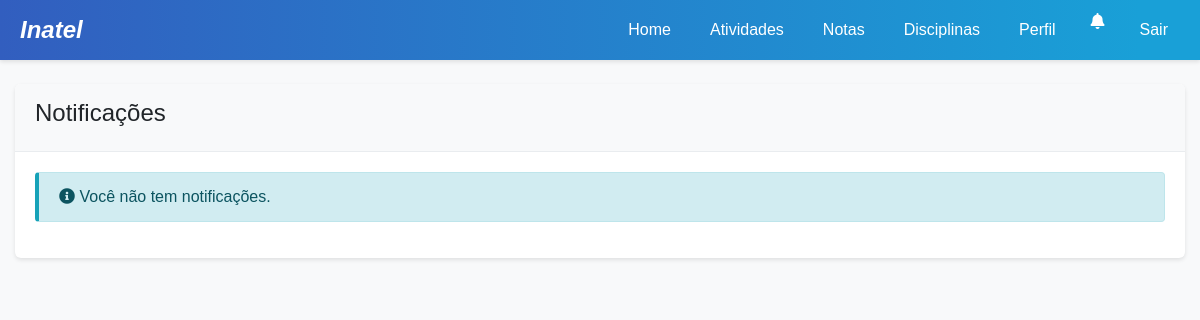
/notificacoes/ (signed in), run on an earlier commit of the app's database.
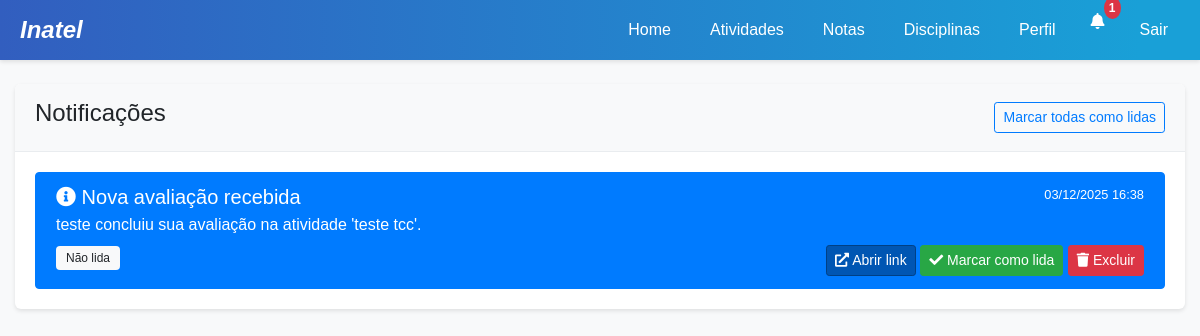
And on a later commit of the database.
### project/models.py (models this page shows, shortened)
class Notificacao(models.Model):
    TIPO_CHOICES = (
        ('info', 'Informação'),
        ('warning', 'Aviso'),
        ('success', 'Sucesso'),
        ('danger', 'Erro'),
    )
    DESTINATARIO_CHOICES = (
        ('aluno', 'Aluno'),
        ('professor', 'Professor'),
        ('coordenador', 'Coordenador'),
        ('admin', 'Administrador'),
    )
    titulo = models.CharField(max_length=100)
    mensagem = models.TextField()
    data_criacao = models.DateTimeField(auto_now_add=True)
    lida = models.BooleanField(default=False)
    tipo = models.CharField(max_length=10, choices=TIPO_CHOICES, default='info')
    aluno = models.ForeignKey(Aluno, null=True, blank=True, on_delete=models.CASCADE, related_name='notificacoes')
    professor = models.ForeignKey(Professor, null=True, blank=True, on_delete=models.CASCADE, related_name='notificacoes')
    coordenador = models.ForeignKey(Coordenador, null=True, blank=True, on_delete=models.CASCADE, related_name='notificacoes')
    admin = models.ForeignKey(Admin, null=True, blank=True, on_delete=models.CASCADE, related_name='notificacoes')
    link = models.CharField(max_length=255, blank=True, null=True)
    class Meta:
        verbose_name = 'Notificação'
        verbose_name_plural = 'Notificações'
        ordering = ['-data_criacao']

### project/views.py (the view)
    def wrapper(request, *args, **kwargs):
        if "user_type" not in request.session or "user_id" not in request.session:
            messages.error(
                request, "Você precisa estar logado para acessar esta página."
            )
            return redirect("login")
        user_type = request.session["user_type"]
        user_id = request.session["user_id"]
        try:
            if user_type == "aluno":
                Aluno.objects.get(idAluno=user_id)
            elif user_type == "professor":
                Professor.objects.get(idProfessor=user_id)
            elif user_type == "coordenador":
                Coordenador.objects.get(id=user_id)
            elif user_type == "admin":
                from .models import Admin
                Admin.objects.get(id=user_id)
            else:
                messages.error(request, "Tipo de usuário não reconhecido.")
                request.session.flush()
                return redirect("login")
        except Exception:
            messages.error(
                request,
                "Sua sessão expirou ou é inválida. Por favor, faça login novamente.",
            )
            request.session.flush()
            return redirect("login")
        return view_func(request, *args, **kwargs)

### project/context_processors.py (called while the page is built)
def user_data(request):
    context = {
        'user_type': request.session.get('user_type'),
        'user_id': request.session.get('user_id'),
        'username': request.session.get('username'),
    }
    if 'user_type' in request.session:
        notificacoes = obter_notificacoes_usuario(request)
        context['notificacoes_nao_lidas'] = notificacoes.filter(lida=False)
        context['notificacoes_count'] = context['notificacoes_nao_lidas'].count()
    return context

### project/utils.py (called while the page is built)
def obter_notificacoes_usuario(request):
    from .models import Notificacao, Aluno, Professor, Coordenador, Admin
    user_type = request.session.get('user_type')
    user_id = request.session.get('user_id')
    if not user_type or not user_id:
        return Notificacao.objects.none()
    if user_type == 'aluno':
        return Notificacao.objects.filter(aluno_id=user_id)
    elif user_type == 'professor':
        return Notificacao.objects.filter(professor_id=user_id)
    elif user_type == 'coordenador':
        return Notificacao.objects.filter(coordenador_id=user_id)
    elif user_type == 'admin':
        return Notificacao.objects.filter(admin_id=user_id)
    return Notificacao.objects.none()

### project/templates/notificacoes.html (shortened to what this page needs)
{% extends 'base.html' %}
{% block content %}
<div class="row">
    <div class="col-12">
        <div class="card">
            <div class="card-header d-flex justify-content-between align-items-center">
                <h4>Notificações</h4>
                {% if nao_lidas > 0 %}
                <form method="post">
                    <button type="submit" class="btn btn-sm btn-outline-primary">Marcar todas como lidas</button>
                </form>
                {% endif %}
            </div>
            <div class="card-body">
                {% if notificacoes %}
                    <div class="list-group">
                        {% for notificacao in notificacoes %}
                            <div class="list-group-item {% if not notificacao.lida %}list-group-item-action active{% endif %}">
                                <div class="d-flex w-100 justify-content-between">
                                    <h5 class="mb-1">
                                        {% if notificacao.tipo == 'info' %}
                                            <i class="fas fa-info-circle"></i>
                                        {% elif notificacao.tipo == 'warning' %}
                                            <i class="fas fa-exclamation-triangle"></i>
                                        {% elif notificacao.tipo == 'success' %}
                                            <i class="fas fa-check-circle"></i>
                                        {% elif notificacao.tipo == 'danger' %}
                                            <i class="fas fa-times-circle"></i>
                                        {% endif %}
                                        {{ notificacao.titulo }}
                                    </h5>
                                    <small>{{ notificacao.data_criacao|date:"d/m/Y H:i" }}</small>
                                </div>
                                <p class="mb-1">{{ notificacao.mensagem }}</p>
                                <div class="d-flex justify-content-between mt-2">
                                    <div>
                                        {% if not notificacao.lida %}
                                            <span class="badge badge-light">Não lida</span>
                                        {% endif %}
                                    </div>
                                    <div>
                                        {% if notificacao.link %}
                                            <a href="{{ notificacao.link }}" class="btn btn-sm btn-primary">
                                                <i class="fas fa-external-link-alt"></i> Abrir link
                                            </a>
                                        {% endif %}
                                        {% if not notificacao.lida %}
                                            <a href="{% url 'marcar_notificacao_como_lida' notificacao.id %}" class="btn btn-sm btn-success">
                                                <i class="fas fa-check"></i> Marcar como lida
                                            </a>
                                        {% endif %}
                                        <form method="post" action="{% url 'excluir_notificacao' notificacao.id %}" class="d-inline">
                                            <button type="submit" class="btn btn-sm btn-danger" onclick="return confirm('Tem certeza que deseja excluir esta notificação?')">
                                                <i class="fas fa-trash"></i> Excluir
                                            </button>
                                        </form>
                                    </div>
                                </div>
                            </div>
                        {% endfor %}
                    </div>
                {% else %}
                    <div class="alert alert-info">
                        <i class="fas fa-info-circle"></i> Você não tem notificações.
                    </div>
                {% endif %}
            </div>
        </div>
    </div>
</div>
{% endblock %}

What changed in the data, as far as the page shows it:
added Notificacao: tipo "info" (drawn), titulo "Nova avaliação recebida", data_criacao "03/12/2025 16:38", mensagem "teste concluiu sua avaliação na atividade 'teste tcc'.", lida "Não lida"
Also different on the page:
{{ notificacoes_count }}: (not shown) → "1"
text no longer shown: "Você não tem notificações."
text now shown: "Marcar todas como lidas"
